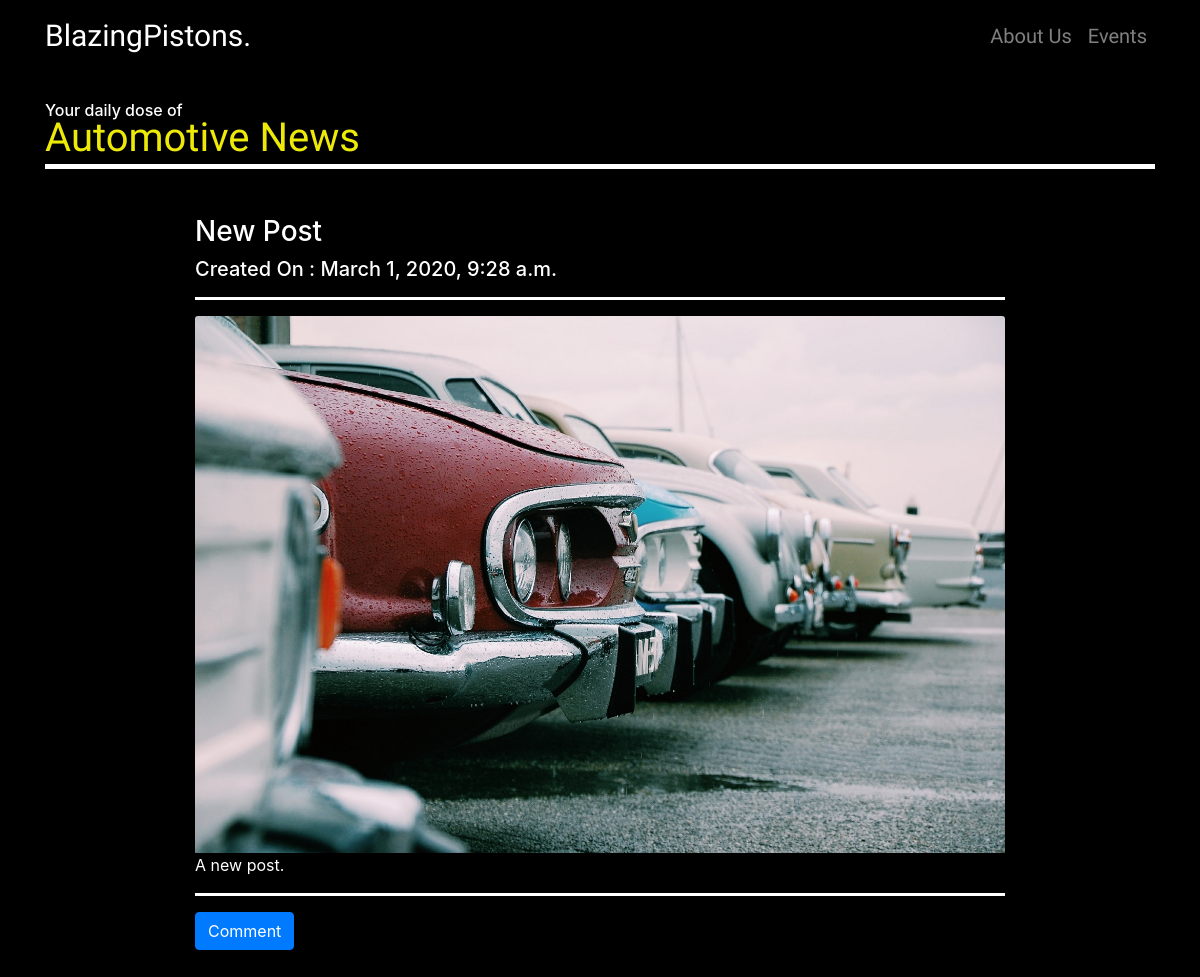
The page /post/8/ on the database its author committed.
### blog/models.py (models this page shows, shortened)
class Post(models.Model):
    title = models.CharField('Title',max_length=100)
    text = models.TextField('Text')
    image = models.ImageField(upload_to="blog_images",blank=True)
    created_date = models.DateTimeField('Created Date',default=timezone.now())
    published_date = models.DateTimeField('Published Date',blank=True,null=True)

### blog/views.py (the view)
# urls.py: url(r'^post/(?P<pk>\d+)/$',views.postdetail.as_view(),name='postdetail'),
class postdetail(DetailView):
    model = Post

### templates/blog/post_detail.html (shortened to what this page needs)
{% extends 'blog/index.html' %}
{% block content %}
    <div class="container postdetail">
        <h3>{{ post.title }}</h3>
        {% if not post.published_date %}
            <h5>Created On : {{ post.created_date }}</h5>
        {% else %}
            <h5>Published On : {{ post.published_date }}</h5>
        {% endif %}
        <hr>
        <img src="{{ post.image.url }}" class="card-img-top" alt="Image Not Available">
        <p>{{ post.text }}</p>
        <hr>
        <a href="{% url 'addcomment' pk=post.pk %}"><button class="btn btn-primary">Comment</button></a>
    </div>
    <br>
    <br>
{% endblock %}

### static/css/home.css (style rules this page uses)
body { background-color: black; color: white; padding : 0; margin : 0; }
hr { border-color: white; border-width: 5px; }
.postdetail { width : 70%; padding-top : 30px; }
.postdetail>hr { border-width : 3px; }

### rows shown on the page
Post: title "New Post", created_date "March 1, 2020, 9:28 a.m.", image (picture), text "A new post."
